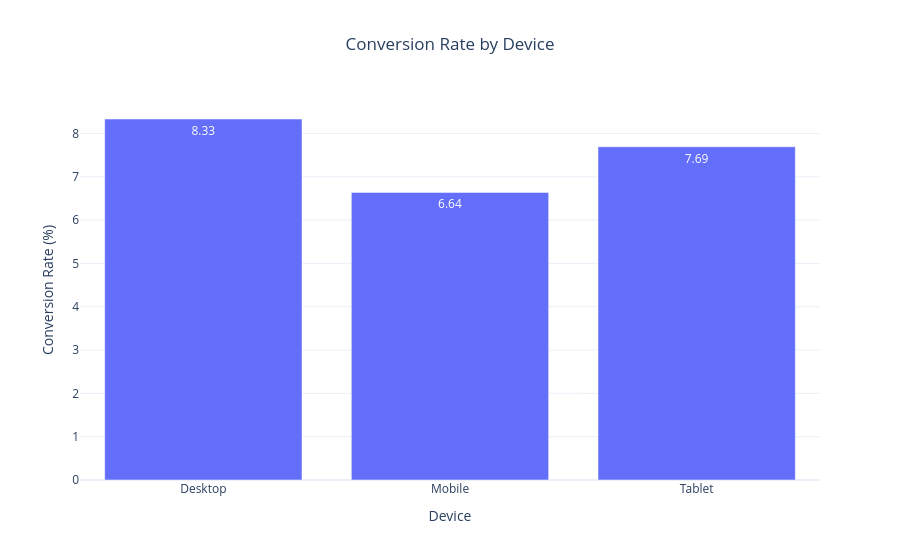

Source (notebook cell):
### Code cell
fig = px.bar(
    device_summary.reset_index(),
    x="Device",
    y="Conversion_Rate",
    title="Conversion Rate by Device",
    text_auto=".2f",
    labels={
        "Conversion_Rate": "Conversion Rate (%)"
    }
)

fig.update_layout(
    template="plotly_white",
    title_x=0.5
)

fig.show()

### Figure 1 — Plotly figure (JSON) as saved in the notebook; plotly's stock layout.template omitted (floating-point values rounded to 4 significant figures)
{"data": [{"hovertemplate": "Device=%{x}<br>Conversion Rate (%)=%{y}<extra></extra>", "legendgroup": "", "marker": {"color": "#636efa", "pattern": {"shape": ""}}, "name": "", "orientation": "v", "showlegend": false, "textposition": "auto", "texttemplate": "%{y:.2f}", "type": "bar", "x": ["Desktop", "Mobile", "Tablet"], "xaxis": "x", "y": [8.333, 6.639, 7.692], "yaxis": "y"}], "layout": {"barmode": "relative", "legend": {"tracegroupgap": 0}, "title": {"text": "Conversion Rate by Device", "x": 0.5}, "xaxis": {"anchor": "y", "domain": [0, 1], "title": {"text": "Device"}}, "yaxis": {"anchor": "x", "domain": [0, 1], "title": {"text": "Conversion Rate (%)"}}}}
